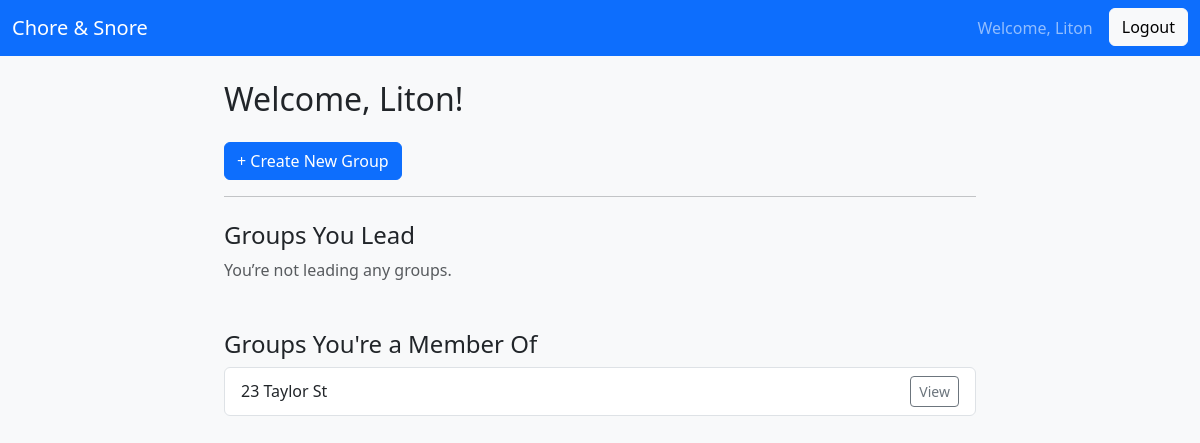
Page /dashboard/ (signed in) on the earlier database version.
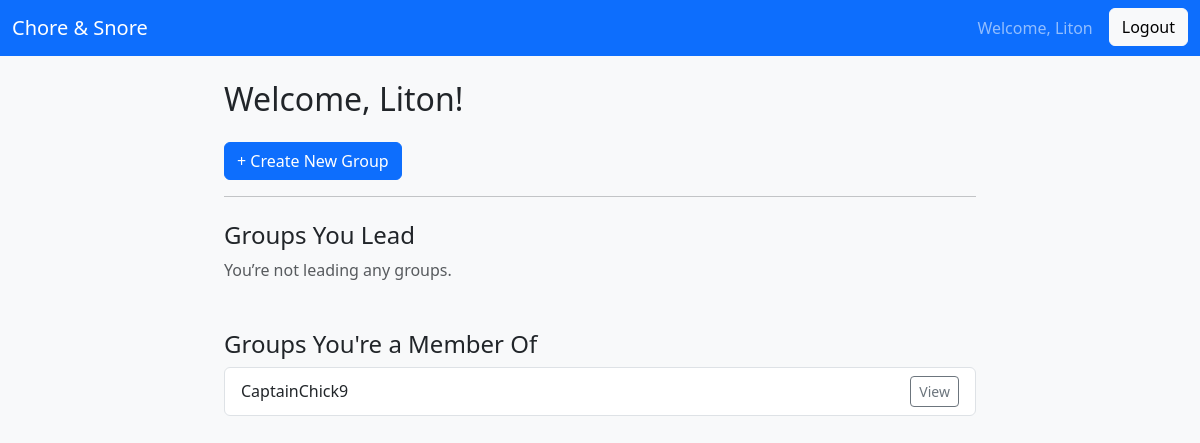
Same page on the later database version.
### groups/models.py (models this page shows, shortened)
class Group(models.Model):
    name = models.CharField(max_length=100)
    leader = models.ForeignKey(settings.AUTH_USER_MODEL, on_delete=models.SET_NULL, null=True,
                               related_name='leading_groups')
    members = models.ManyToManyField(settings.AUTH_USER_MODEL, related_name='joined_groups')
    creation_date = models.DateTimeField(auto_now_add=True)

### groups/views.py (the view)
# urls.py: path('dashboard/', dashboard, name='dashboard'),
@login_required
def dashboard(request):
    user = request.user
    leading_groups = user.leading_groups.all()  # where user is leader
    member_groups = user.joined_groups.exclude(leader=user)  # where user is just a member
    return render(request, 'groups/dashboard.html', {
        'leading_groups': leading_groups,
        'member_groups': member_groups
    })

### groups/templates/groups/dashboard.html (shortened to what this page needs)
{% extends 'base.html' %}
{% block content %}
<div class="container mt-4">
  <h2>Welcome, {{ user.first_name }}!</h2>
  <div class="mt-4">
    <a href="{% url 'create_group' %}" class="btn btn-primary">+ Create New Group</a>
  </div>
  <hr>
  <h4 class="mt-4">Groups You Lead</h4>
  {% if leading_groups %}
    <ul class="list-group">
      {% for group in leading_groups %}
        <li class="list-group-item d-flex justify-content-between align-items-center">
          {{ group.name }}
          <a href="{% url 'group_detail' group.id %}" class="btn btn-sm btn-outline-primary">View</a>
        </li>
      {% endfor %}
    </ul>
  {% else %}
    <p class="text-muted">You’re not leading any groups.</p>
  {% endif %}
  <h4 class="mt-5">Groups You're a Member Of</h4>
  {% if member_groups %}
    <ul class="list-group">
      {% for group in member_groups %}
        <li class="list-group-item d-flex justify-content-between align-items-center">
          {{ group.name }}
          <a href="{% url 'group_detail' group.id %}" class="btn btn-sm btn-outline-secondary">View</a>
        </li>
      {% endfor %}
    </ul>
  {% else %}
    <p class="text-muted">You haven't joined any groups yet.</p>
  {% endif %}
</div>
{% endblock %}

Differences in the rows shown:
no longer on this page (row unchanged): Group: name "23 Taylor St"
added Group: name "CaptainChick9"
